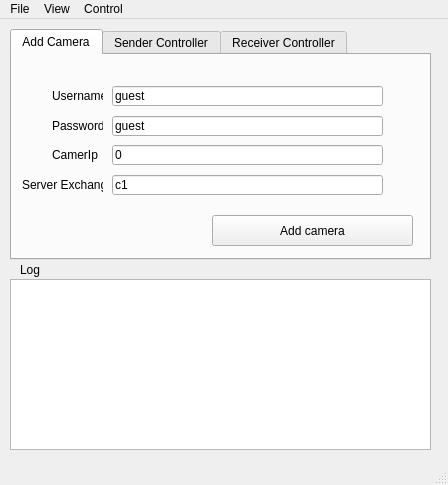
<?xml version="1.0" encoding="UTF-8"?>
<ui version="4.0">
 <class>MainWindow</class>
 <widget class="QMainWindow" name="MainWindow">
  <property name="enabled">
   <bool>true</bool>
  </property>
  <property name="geometry">
   <rect>
    <x>0</x>
    <y>0</y>
    <width>448</width>
    <height>485</height>
   </rect>
  </property>
  <property name="sizePolicy">
   <sizepolicy hsizetype="Fixed" vsizetype="Fixed">
    <horstretch>0</horstretch>
    <verstretch>0</verstretch>
   </sizepolicy>
  </property>
  <property name="minimumSize">
   <size>
    <width>448</width>
    <height>485</height>
   </size>
  </property>
  <property name="maximumSize">
   <size>
    <width>448</width>
    <height>485</height>
   </size>
  </property>
  <property name="windowTitle">
   <string>MainWindow</string>
  </property>
  <widget class="QWidget" name="centralwidget">
   <widget class="QTabWidget" name="tabWidget">
    <property name="geometry">
     <rect>
      <x>10</x>
      <y>10</y>
      <width>421</width>
      <height>231</height>
     </rect>
    </property>
    <property name="currentIndex">
     <number>0</number>
    </property>
    <widget class="QWidget" name="acamTab">
     <property name="toolTip">
      <string>&lt;html&gt;&lt;head/&gt;&lt;body&gt;&lt;p&gt;Add Camera&lt;/p&gt;&lt;/body&gt;&lt;/html&gt;</string>
     </property>
     <property name="accessibleName">
      <string/>
     </property>
     <property name="autoFillBackground">
      <bool>false</bool>
     </property>
     <attribute name="title">
      <string>Add Camera</string>
     </attribute>
     <widget class="QPushButton" name="addc_Button">
      <property name="geometry">
       <rect>
        <x>200</x>
        <y>160</y>
        <width>201</width>
        <height>31</height>
       </rect>
      </property>
      <property name="text">
       <string>Add camera</string>
      </property>
     </widget>
     <widget class="QLabel" name="label_5">
      <property name="geometry">
       <rect>
        <x>40</x>
        <y>89</y>
        <width>51</width>
        <height>21</height>
       </rect>
      </property>
      <property name="text">
       <string>CamerIp</string>
      </property>
     </widget>
     <widget class="QLineEdit" name="SPassword_lineEdit">
      <property name="geometry">
       <rect>
        <x>100</x>
        <y>61</y>
        <width>271</width>
        <height>20</height>
       </rect>
      </property>
      <property name="text">
       <string>guest</string>
      </property>
     </widget>
     <widget class="QLineEdit" name="SUsername_lineEdit">
      <property name="geometry">
       <rect>
        <x>100</x>
        <y>31</y>
        <width>271</width>
        <height>20</height>
       </rect>
      </property>
      <property name="text">
       <string>guest</string>
      </property>
     </widget>
     <widget class="QLabel" name="label_6">
      <property name="geometry">
       <rect>
        <x>40</x>
        <y>30</y>
        <width>51</width>
        <height>21</height>
       </rect>
      </property>
      <property name="text">
       <string>Username</string>
      </property>
     </widget>
     <widget class="QLabel" name="label_7">
      <property name="geometry">
       <rect>
        <x>40</x>
        <y>60</y>
        <width>51</width>
        <height>21</height>
       </rect>
      </property>
      <property name="text">
       <string>Password</string>
      </property>
     </widget>
     <widget class="QLineEdit" name="SE_lineEdit">
      <property name="geometry">
       <rect>
        <x>100</x>
        <y>120</y>
        <width>271</width>
        <height>20</height>
       </rect>
      </property>
      <property name="text">
       <string>c1</string>
      </property>
     </widget>
     <widget class="QLabel" name="label_8">
      <property name="geometry">
       <rect>
        <x>10</x>
        <y>119</y>
        <width>81</width>
        <height>21</height>
       </rect>
      </property>
      <property name="text">
       <string>Server Exchange</string>
      </property>
     </widget>
     <widget class="QLineEdit" name="CIP_lineEdit">
      <property name="geometry">
       <rect>
        <x>100</x>
        <y>90</y>
        <width>271</width>
        <height>20</height>
       </rect>
      </property>
      <property name="text">
       <string>0</string>
      </property>
     </widget>
    </widget>
    <widget class="QWidget" name="tab">
     <attribute name="title">
      <string>Sender Controller</string>
     </attribute>
     <widget class="QPushButton" name="StrSenButton">
      <property name="geometry">
       <rect>
        <x>30</x>
        <y>60</y>
        <width>91</width>
        <height>31</height>
       </rect>
      </property>
      <property name="text">
       <string>Start Sender</string>
      </property>
     </widget>
     <widget class="QLabel" name="label_3">
      <property name="geometry">
       <rect>
        <x>20</x>
        <y>20</y>
        <width>71</width>
        <height>21</height>
       </rect>
      </property>
      <property name="text">
       <string>Camera Name</string>
      </property>
     </widget>
     <widget class="QComboBox" name="CamNameComboBox">
      <property name="geometry">
       <rect>
        <x>120</x>
        <y>20</y>
        <width>231</width>
        <height>21</height>
       </rect>
      </property>
     </widget>
     <widget class="QPushButton" name="StpSenButton">
      <property name="geometry">
       <rect>
        <x>130</x>
        <y>60</y>
        <width>81</width>
        <height>31</height>
       </rect>
      </property>
      <property name="text">
       <string>Stop Sender</string>
      </property>
     </widget>
    </widget>
    <widget class="QWidget" name="tab_2">
     <attribute name="title">
      <string>Receiver Controller</string>
     </attribute>
     <widget class="QLabel" name="label_21">
      <property name="geometry">
       <rect>
        <x>30</x>
        <y>30</y>
        <width>71</width>
        <height>21</height>
       </rect>
      </property>
      <property name="text">
       <string>Camera name</string>
      </property>
     </widget>
     <widget class="QComboBox" name="RCamNameComboBox">
      <property name="geometry">
       <rect>
        <x>120</x>
        <y>31</y>
        <width>231</width>
        <height>21</height>
       </rect>
      </property>
     </widget>
     <widget class="QLineEdit" name="RUsername_lineEdit">
      <property name="geometry">
       <rect>
        <x>90</x>
        <y>71</y>
        <width>271</width>
        <height>20</height>
       </rect>
      </property>
      <property name="text">
       <string>guest</string>
      </property>
     </widget>
     <widget class="QLineEdit" name="RPassword_lineEdit">
      <property name="geometry">
       <rect>
        <x>90</x>
        <y>101</y>
        <width>271</width>
        <height>20</height>
       </rect>
      </property>
      <property name="text">
       <string>guest</string>
      </property>
     </widget>
     <widget class="QLabel" name="label_23">
      <property name="geometry">
       <rect>
        <x>30</x>
        <y>70</y>
        <width>51</width>
        <height>21</height>
       </rect>
      </property>
      <property name="text">
       <string>Username</string>
      </property>
     </widget>
     <widget class="QLabel" name="label_22">
      <property name="geometry">
       <rect>
        <x>30</x>
        <y>100</y>
        <width>51</width>
        <height>21</height>
       </rect>
      </property>
      <property name="text">
       <string>Password</string>
      </property>
     </widget>
     <widget class="QPushButton" name="ShowCam_Button">
      <property name="geometry">
       <rect>
        <x>190</x>
        <y>150</y>
        <width>201</width>
        <height>31</height>
       </rect>
      </property>
      <property name="text">
       <string>Show Camera</string>
      </property>
     </widget>
    </widget>
   </widget>
   <widget class="QTextBrowser" name="LogtextBrowser">
    <property name="geometry">
     <rect>
      <x>10</x>
      <y>260</y>
      <width>421</width>
      <height>171</height>
     </rect>
    </property>
   </widget>
   <widget class="QLabel" name="logLabel">
    <property name="geometry">
     <rect>
      <x>20</x>
      <y>240</y>
      <width>51</width>
      <height>21</height>
     </rect>
    </property>
    <property name="text">
     <string>Log</string>
    </property>
   </widget>
  </widget>
  <widget class="QMenuBar" name="menubar">
   <property name="geometry">
    <rect>
     <x>0</x>
     <y>0</y>
     <width>448</width>
     <height>21</height>
    </rect>
   </property>
   <widget class="QMenu" name="menuFile">
    <property name="title">
     <string>File</string>
    </property>
    <addaction name="actionClose"/>
   </widget>
   <widget class="QMenu" name="menuveiw">
    <property name="title">
     <string>View</string>
    </property>
   </widget>
   <widget class="QMenu" name="menuControl">
    <property name="title">
     <string>Control</string>
    </property>
   </widget>
   <addaction name="menuFile"/>
   <addaction name="menuveiw"/>
   <addaction name="menuControl"/>
  </widget>
  <widget class="QStatusBar" name="statusbar"/>
  <action name="actionClose">
   <property name="text">
    <string>Close</string>
   </property>
  </action>
 </widget>
 <resources/>
 <connections/>
</ui>
